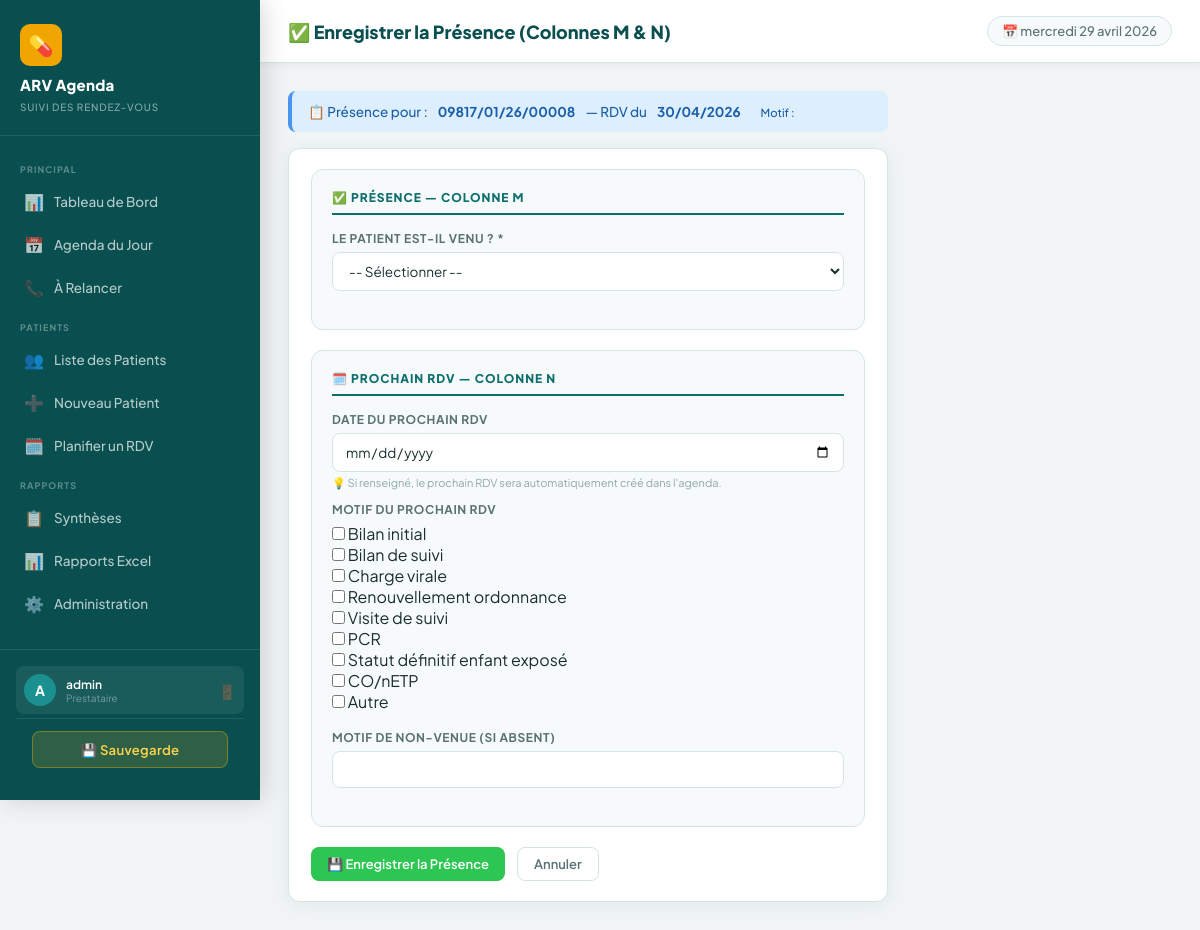
/rdv/14/presence/ (signed in), run on the app's committed database.
### agenda/models.py (models this page shows, shortened)
class RendezVous(models.Model):
    numero_ordre = models.PositiveIntegerField(verbose_name="N° d'ordre (Colonne A)")
    patient = models.ForeignKey(Patient, on_delete=models.CASCADE, related_name='rendez_vous')
    date_rdv = models.DateField(verbose_name="Date du RDV")
    date_derniere_visite = models.DateField(verbose_name="Date de la dernière visite")
    motif_rdv = models.CharField(max_length=255, blank=True)
    motif_rdv_autre = models.CharField(max_length=200, blank=True, verbose_name="Motif autre (préciser)")
    date_relance_preventive = models.DateField(null=True, blank=True, verbose_name="Date relance préventive (J-2)")
    moyen_relance_preventive = models.CharField(max_length=1, choices=MOYEN_RELANCE_CHOICES, blank=True, verbose_name="Moyen relance préventive")
    resultat_relance_preventive = models.CharField(max_length=2, choices=RESULTAT_RELANCE_CHOICES, blank=True, verbose_name="Résultat relance préventive")
    date_relance_absence = models.DateField(null=True, blank=True, verbose_name="Date relance absence (J+7)")
    moyen_relance_absence = models.CharField(max_length=1, choices=MOYEN_RELANCE_CHOICES, blank=True, verbose_name="Moyen relance absence")
    resultat_relance_absence = models.CharField(max_length=2, choices=RESULTAT_RELANCE_CHOICES, blank=True, verbose_name="Résultat relance absence")
    date_rdv_reprogramme = models.DateField(null=True, blank=True, verbose_name="Date RDV reprogrammé")
    est_venu = models.BooleanField(null=True, verbose_name="Patient venu au RDV")
    date_prochain_rdv = models.DateField(null=True, blank=True, verbose_name="Date prochain RDV")
    motif_prochain_rdv = models.CharField(max_length=200, blank=True, verbose_name="Motif du prochain RDV")
    motif_non_venue = models.CharField(max_length=200, blank=True, verbose_name="Motif de non-venue")
    cree_par = models.ForeignKey(User, on_delete=models.SET_NULL, null=True, related_name='rdv_crees')
    date_creation = models.DateTimeField(auto_now_add=True)
    date_modification = models.DateTimeField(auto_now=True)
    class Meta:
        verbose_name = "Rendez-vous"
        verbose_name_plural = "Rendez-vous"
        ordering = ['date_rdv', 'numero_ordre']

class Patient(models.Model):
    numero_unique = models.CharField(max_length=50, unique=True, verbose_name="N° Unique d'identification")
    code_etablissement = models.CharField(max_length=20, verbose_name="Code établissement")
    numero_site = models.CharField(max_length=20, blank=True, verbose_name="N° Site")
    sexe = models.CharField(max_length=1, choices=SEXE_CHOICES, verbose_name="Sexe")
    age = models.PositiveIntegerField(verbose_name="Âge")
    age_en_mois = models.BooleanField(default=False, verbose_name="Âge en mois (< 2 ans)")
    type_client = models.CharField(max_length=1, choices=TYPE_CLIENT_CHOICES, verbose_name="Type de client")
    population_cles = models.CharField(max_length=10, choices=POPULATION_CLES_CHOICES, blank=True, verbose_name="Population clés")
    date_mise_sous_arv = models.DateField(verbose_name="Date de mise sous ARV")
    contact_telephone = models.CharField(max_length=20, verbose_name="Contact téléphonique")
    residence_adresse = models.CharField(max_length=255, verbose_name="Résidence/Adresse géographique")
    cree_par = models.ForeignKey(User, on_delete=models.SET_NULL, null=True, related_name='patients_crees')
    date_creation = models.DateTimeField(auto_now_add=True)
    class Meta:
        verbose_name = "Patient"
        verbose_name_plural = "Patients"

### agenda/views.py (the view)
# urls.py: path('rdv/<int:pk>/presence/', views.rdv_presence, name='rdv_presence'),
@login_required
def rdv_presence(request, pk):
    rdv = get_object_or_404(RendezVous, pk=pk)
    if request.method == 'POST':
        form = PresenceForm(request.POST, instance=rdv)
        if form.is_valid():
            saved = form.save()
            if saved.est_venu and saved.date_prochain_rdv:
                RendezVous.objects.create(
                    patient=rdv.patient,
                    date_rdv=saved.date_prochain_rdv,
                    date_derniere_visite=rdv.date_rdv,
                    motif_rdv='4',
                    cree_par=request.user,
                    numero_ordre=_prochain_numero(saved.date_prochain_rdv),
                )
                messages.success(request,
                    f"Présence enregistrée. Prochain RDV créé le "
                    f"{saved.date_prochain_rdv.strftime('%d/%m/%Y')}.")
            else:
                messages.success(request, "Absence enregistrée.")
            return redirect('agenda_jour')
    else:
        form = PresenceForm(instance=rdv)
    return render(request, 'agenda/presence_form.html', {'form': form, 'rdv': rdv})

### agenda/forms.py (shortened to what this page needs)
class PresenceForm(forms.ModelForm):
    motif_prochain_rdv = forms.MultipleChoiceField(
        choices=MOTIF_RDV_CHOICES,
        widget=forms.CheckboxSelectMultiple(attrs={'class': 'form-check-input'}),
        required=False
    )
    class Meta:
        model = RendezVous
        fields = ['est_venu', 'date_prochain_rdv','motif_prochain_rdv', 'motif_non_venue'] #'date_derniere_visite', 'motif_rdv',
        widgets = {
            'est_venu': forms.Select(
                attrs={'class': 'form-select'},
                choices=[('', '-- Sélectionner --'), ('True', 'Oui — Venu'), ('False', 'Non — Absent')]
            ),
            'date_prochain_rdv': forms.DateInput(attrs={'class': 'form-control', 'type': 'date'}),
            'motif_non_venue':   forms.TextInput(attrs={'class': 'form-control'}),
        }

### templates/agenda/presence_form.html (shortened to what this page needs)
{% extends 'base.html' %}
{% block page_title %}✅ Enregistrer la Présence (Colonnes M & N){% endblock %}
{% block content %}
<div style="max-width:600px;">
  <div class="alert alert-info">
    📋 Présence pour : <strong>{{ rdv.patient.numero_unique }}</strong> — RDV du <strong>{{ rdv.date_rdv|date:"d/m/Y" }}</strong>
    <br><small>Motif : {{ rdv.get_motif_rdv_display }}</small>
  </div>
  <div class="card">
    <div class="card-body">
      <form method="post">
        <div class="form-section">
          <div class="form-section-title">✅ Présence — Colonne M</div>
          <div class="form-group">
            <label class="form-label">Le patient est-il venu ? *</label>
            {{ form.est_venu }}
          </div>
        </div>
        <div class="form-section">
          <div class="form-section-title">🗓️ Prochain RDV — Colonne N</div>
          <div class="form-group">
            <label class="form-label">Date du Prochain RDV</label>
            {{ form.date_prochain_rdv }}
            <small style="color:var(--text-muted);font-size:11px;display:block;margin-top:4px;">
              💡 Si renseigné, le prochain RDV sera automatiquement créé dans l'agenda.
            </small>
           <label class="form-label" style="margin-top:12px;">Motif du Prochain RDV</label>
            {{ form.motif_prochain_rdv }}
          </div>
          <div class="form-group">
            <label class="form-label">Motif de non-venue (si absent)</label>
            {{ form.motif_non_venue }}
          </div>
        </div>
        <div style="display:flex;gap:12px;">
          <button type="submit" class="btn btn-success">💾 Enregistrer la Présence</button>
          <a href="{% url 'agenda_jour' %}" class="btn btn-ghost">Annuler</a>
        </div>
      </form>
    </div>
  </div>
</div>
{% endblock %}

### templates/base.html (shortened to what this page needs)
<!DOCTYPE html>
<html lang="fr">
<head>
  {% load static %}
  <link rel="stylesheet" href="{% static 'css/main.css' %}">
</head>
<body>
{% if user.is_authenticated %}
<aside class="sidebar">
  <div class="sidebar-brand">
    <div class="brand-icon">💊</div>
    {% if user.groups.all|length > 0 %}
      {% for group in user.groups.all %}
        {% if group.name == 'Agenda PTME' %}<h1>ARV Agenda</h1><small>Agenda PTME</small>
        {% elif group.name == 'Agenda Adulte' %}<h1>ARV Agenda</h1><small>Agenda Adulte</small>
        {% endif %}
      {% endfor %}
    {% else %}<h1>ARV Agenda</h1><small>Suivi des Rendez-Vous</small>
    {% endif %}
  </div>
  <nav class="sidebar-nav">
    <div class="nav-section-title">Principal</div>
    <a href="{% url 'dashboard' %}" class="nav-link {% if request.resolver_match.url_name == 'dashboard' %}active{% endif %}">
      <span class="icon">📊</span> Tableau de Bord
    </a>
    <a href="{% url 'agenda_jour' %}" class="nav-link {% if request.resolver_match.url_name == 'agenda_jour' %}active{% endif %}">
      <span class="icon">📅</span> Agenda du Jour
    </a>
    <a href="{% url 'a_relancer_list' %}" class="nav-link {% if request.resolver_match.url_name == 'a_relancer_list' %}active{% endif %}">
      <span class="icon">📞</span> À Relancer
    </a>
    <div class="nav-section-title">Patients</div>
    <a href="{% url 'patient_list' %}" class="nav-link {% if 'patient' in request.resolver_match.url_name %}active{% endif %}">
      <span class="icon">👥</span> Liste des Patients
    </a>
    <a href="{% url 'patient_create' %}" class="nav-link">
      <span class="icon">➕</span> Nouveau Patient
    </a>
    <a href="{% url 'rdv_create' %}" class="nav-link">
      <span class="icon">🗓️</span> Planifier un RDV
    </a>
    <div class="nav-section-title">Rapports</div>
    <a href="{% url 'synthese_list' %}" class="nav-link {% if 'synthese' in request.resolver_match.url_name %}active{% endif %}">
      <span class="icon">📋</span> Synthèses
    </a>
    <a href="{% url 'rapport_page' %}" class="nav-link {% if request.resolver_match.url_name == 'rapport_page' or request.resolver_match.url_name == 'rapport_export' %}active{% endif %}">
      <span class="icon">📊</span> Rapports Excel
    </a>
    {% if user.is_staff %}
    <a href="/admin/" class="nav-link">
      <span class="icon">⚙️</span> Administration
    </a>
    {% endif %}
  </nav>
  <div class="sidebar-footer">
    <div class="user-info">
      <div class="user-avatar">{{ user.username|slice:":1"|upper }}</div>
      <div class="user-details">
        <div class="user-name">{{ user.get_full_name|default:user.username }}</div>
        <div class="user-role">
        {% for group in user.groups.all %}
          {% if group.name == 'Agenda PTME' or group.name == 'Agenda Adulte' %}{{ group.name }}{% endif %}
        {% empty %}Prestataire{% endfor %}
      </div>
      </div>
      <form method="POST" action="{% url 'logout' %}" class="logout-form">
        <button type="submit" class="btn-logout" title="Déconnexion">🚪</button>
      </form>
    </div>
    {% if user.is_staff %}
    <div class="sidebar-backup">
      <a href="{% url 'backup_download' %}"
         class="btn-backup"
         onclick="return confirm('Lancer une sauvegarde complète du système ?')"
         title="Sauvegarder la base de données et les fichiers">
        💾 Sauvegarde
      </a>
    </div>
    {% endif %}
  </div>
</aside>
<div class="main-content">
  <div class="topbar">
    <span class="topbar-title">{% block page_title %}ARV Agenda{% endblock %}</span>
    <span class="topbar-date">📅 {% now "l d F Y" %}</span>
  </div>
  <div class="page-content">
    {% block content %}{% endblock %}
  </div>
</div>
{% else %}
{% block auth_content %}{% endblock %}
{% endif %}
</body>
</html>

### data on the page
RendezVous: patient.numero_unique "09817/01/26/00008", date_rdv "30/04/2026", est_venu "-- Sélectionner --", motif_prochain_rdv "☐ ☐ ☐ ☐ ☐ ☐ ☐ ☐ ☐"

### other printed values
{{ user.username|slice:":1"|upper }} "A"
{{ user.get_full_name|default:user.username }} "admin"
